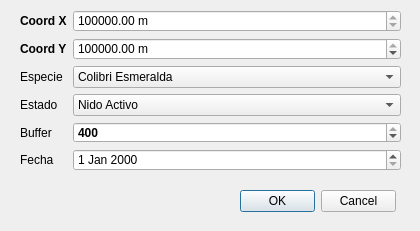
<?xml version="1.0" encoding="UTF-8"?>
<ui version="4.0">
 <class>NuevoNidoDialogBase</class>
 <widget class="QDialog" name="NuevoNidoDialogBase">
  <property name="geometry">
   <rect>
    <x>0</x>
    <y>0</y>
    <width>420</width>
    <height>231</height>
   </rect>
  </property>
  <property name="windowTitle">
   <string>Agregar Nuevo Nido</string>
  </property>
  <widget class="QWidget" name="formLayoutWidget">
   <property name="geometry">
    <rect>
     <x>20</x>
     <y>10</y>
     <width>381</width>
     <height>161</height>
    </rect>
   </property>
   <layout class="QFormLayout" name="formLayout">
    <item row="0" column="0">
     <widget class="QLabel" name="coordXLabel">
      <property name="font">
       <font>
        <weight>75</weight>
        <bold>true</bold>
       </font>
      </property>
      <property name="text">
       <string>Coord X</string>
      </property>
     </widget>
    </item>
    <item row="0" column="1">
     <widget class="QgsDoubleSpinBox" name="SpbD_Coord_X">
      <property name="suffix">
       <string> m</string>
      </property>
      <property name="minimum">
       <double>100000.000000000000000</double>
      </property>
      <property name="maximum">
       <double>1000000.000000000000000</double>
      </property>
      <property name="value">
       <double>400000.000000000000000</double>
      </property>
     </widget>
    </item>
    <item row="1" column="0">
     <widget class="QLabel" name="coordYLabel">
      <property name="font">
       <font>
        <weight>75</weight>
        <bold>true</bold>
       </font>
      </property>
      <property name="text">
       <string>Coord Y</string>
      </property>
     </widget>
    </item>
    <item row="1" column="1">
     <widget class="QgsDoubleSpinBox" name="SpbD_Coord_Y">
      <property name="prefix">
       <string/>
      </property>
      <property name="suffix">
       <string> m</string>
      </property>
      <property name="maximum">
       <double>10000000.990000000223517</double>
      </property>
      <property name="value">
       <double>1500000.000000000000000</double>
      </property>
     </widget>
    </item>
    <item row="2" column="0">
     <widget class="QLabel" name="especieLabel">
      <property name="text">
       <string>Especie</string>
      </property>
     </widget>
    </item>
    <item row="2" column="1">
     <widget class="QComboBox" name="Cb_Especie">
      <item>
       <property name="text">
        <string>Colibri Esmeralda</string>
       </property>
      </item>
      <item>
       <property name="text">
        <string>Colibri</string>
       </property>
      </item>
      <item>
       <property name="text">
        <string>No identificado</string>
       </property>
      </item>
     </widget>
    </item>
    <item row="3" column="0">
     <widget class="QLabel" name="estadoLabel">
      <property name="text">
       <string>Estado</string>
      </property>
     </widget>
    </item>
    <item row="3" column="1">
     <widget class="QComboBox" name="Cb_Estado">
      <item>
       <property name="text">
        <string>Nido Activo</string>
       </property>
      </item>
      <item>
       <property name="text">
        <string>Nido Inactivo</string>
       </property>
      </item>
     </widget>
    </item>
    <item row="4" column="0">
     <widget class="QLabel" name="bufferLabel">
      <property name="text">
       <string>Buffer</string>
      </property>
     </widget>
    </item>
    <item row="4" column="1">
     <widget class="QgsSpinBox" name="Spb_BuffDist">
      <property name="font">
       <font>
        <weight>75</weight>
        <bold>true</bold>
       </font>
      </property>
      <property name="minimum">
       <number>200</number>
      </property>
      <property name="maximum">
       <number>400</number>
      </property>
      <property name="value">
       <number>400</number>
      </property>
     </widget>
    </item>
    <item row="5" column="0">
     <widget class="QLabel" name="fechaLabel">
      <property name="text">
       <string>Fecha</string>
      </property>
     </widget>
    </item>
    <item row="5" column="1">
     <widget class="QDateEdit" name="DtE_Fecha"/>
    </item>
   </layout>
  </widget>
  <widget class="QDialogButtonBox" name="button_Box">
   <property name="geometry">
    <rect>
     <x>240</x>
     <y>190</y>
     <width>156</width>
     <height>23</height>
    </rect>
   </property>
   <property name="standardButtons">
    <set>QDialogButtonBox::Cancel|QDialogButtonBox::Ok</set>
   </property>
   <property name="centerButtons">
    <bool>false</bool>
   </property>
  </widget>
 </widget>
 <customwidgets>
  <customwidget>
   <class>QgsDoubleSpinBox</class>
   <extends>QDoubleSpinBox</extends>
   <header>qgsdoublespinbox.h</header>
  </customwidget>
  <customwidget>
   <class>QgsSpinBox</class>
   <extends>QSpinBox</extends>
   <header>qgsspinbox.h</header>
  </customwidget>
 </customwidgets>
 <resources/>
 <connections>
  <connection>
   <sender>button_Box</sender>
   <signal>accepted()</signal>
   <receiver>NuevoNidoDialogBase</receiver>
   <slot>accept()</slot>
   <hints>
    <hint type="sourcelabel">
     <x>317</x>
     <y>201</y>
    </hint>
    <hint type="destinationlabel">
     <x>209</x>
     <y>115</y>
    </hint>
   </hints>
  </connection>
  <connection>
   <sender>button_Box</sender>
   <signal>rejected()</signal>
   <receiver>NuevoNidoDialogBase</receiver>
   <slot>reject()</slot>
   <hints>
    <hint type="sourcelabel">
     <x>317</x>
     <y>201</y>
    </hint>
    <hint type="destinationlabel">
     <x>209</x>
     <y>115</y>
    </hint>
   </hints>
  </connection>
 </connections>
</ui>
